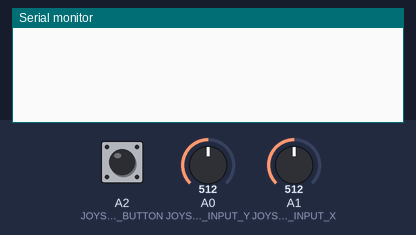
Simulated run of this sketch. Board: Arduino Uno, built with avr-gcc and run on an emulated ATmega328P. Shown: the last lines printed to the serial monitor. The inputs (shaded band) are chosen by the test bench; at power-on: A0 (JOYSTICK_INPUT_Y) = 512, A1 (JOYSTICK_INPUT_X) = 512, A2 (JOYSTICK_INPUT_BUTTON) HIGH.

Above: at 1.2 s.
1.3 s: A0 (JOYSTICK_INPUT_Y) set to 524
At 1.9 s:
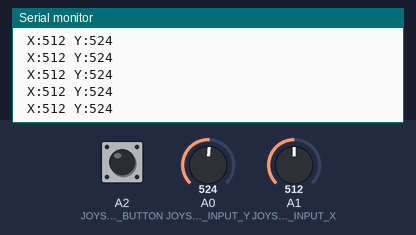
3.2 s: A1 (JOYSTICK_INPUT_X) set to 985
At 4.3 s:
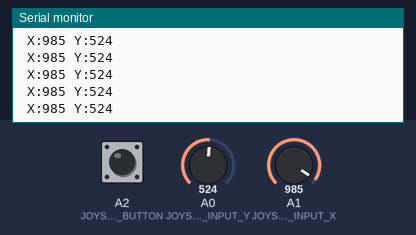
4.7 s: A1 (JOYSTICK_INPUT_X) set to 1016
At 5.7 s:
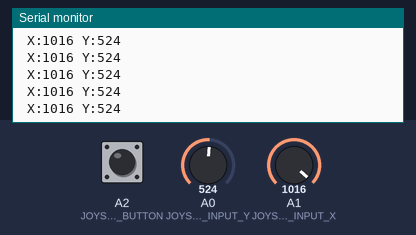
9.3 s: A0 (JOYSTICK_INPUT_Y) set to 106
At 10.2 s:
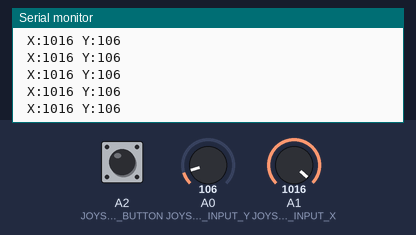
12.3 s: A0 (JOYSTICK_INPUT_Y) set to 91
At 13.4 s:
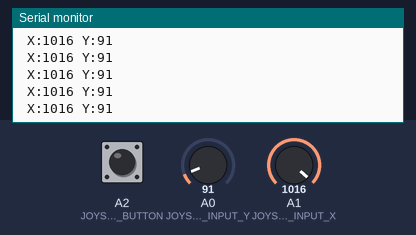
Timing chart, 0 to 14.8 s (numbered marks = the images above; inputs shaded):
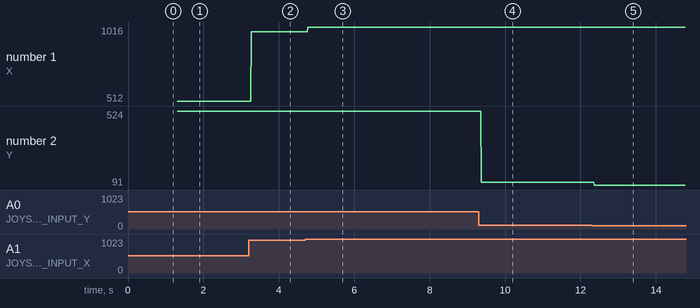

The sketch:

test.ino
```cpp
/* Pins */
#define JOYSTICK_INPUT_X A1
#define JOYSTICK_INPUT_Y A0
#define JOYSTICK_INPUT_BUTTON A2

/* Joystick information */
int JOYSTICK_X = 0 ;
int JOYSTICK_Y = 0 ;
int JOYSTICK_BUTTON = 0 ;
int JOYSTICK_PREVIOUS_X = 0;
int JOYSTICK_PREVIOUS_Y = 0;
int JOYSTICK_DIRECTION_HAS_CHANGED = 1;

void setup()
{
    Serial.begin(9600);

    pinMode(JOYSTICK_INPUT_BUTTON, INPUT_PULLUP);
}

void joystick_get_status(){
    JOYSTICK_X = analogRead(JOYSTICK_INPUT_X);
    JOYSTICK_Y = analogRead(JOYSTICK_INPUT_Y);
    JOYSTICK_BUTTON = digitalRead(A2);

    if(JOYSTICK_DIRECTION_HAS_CHANGED == 1){
        JOYSTICK_PREVIOUS_X = JOYSTICK_X;
        JOYSTICK_PREVIOUS_Y = JOYSTICK_Y;
        JOYSTICK_DIRECTION_HAS_CHANGED = 0;
    }

    if(JOYSTICK_X > JOYSTICK_PREVIOUS_X){
        if (JOYSTICK_X - JOYSTICK_PREVIOUS_X > 5){
            JOYSTICK_DIRECTION_HAS_CHANGED = 1;
        }
    }else{
        if (JOYSTICK_PREVIOUS_X - JOYSTICK_X > 5){
            JOYSTICK_DIRECTION_HAS_CHANGED = 1;
        }
    }

    if(JOYSTICK_Y > JOYSTICK_PREVIOUS_Y){
        if (JOYSTICK_Y - JOYSTICK_PREVIOUS_Y > 5){
            JOYSTICK_DIRECTION_HAS_CHANGED = 1;
        }
    }else{
        if (JOYSTICK_PREVIOUS_Y - JOYSTICK_Y > 5){
            JOYSTICK_DIRECTION_HAS_CHANGED = 1;
        }
    }
}

void loop()
{
    joystick_get_status();

    if(JOYSTICK_DIRECTION_HAS_CHANGED){
        /*Joystick STATUS*/
        Serial.print(" X:");
        Serial.print(JOYSTICK_X, DEC);
        Serial.print(" Y:");
        Serial.print(JOYSTICK_Y, DEC);

        Serial.print("\n");
        JOYSTICK_DIRECTION_HAS_CHANGED = 0;
    }

    if(JOYSTICK_BUTTON == 0){
        Serial.print(" B:");
        Serial.println(JOYSTICK_BUTTON);
        Serial.print("\n");
    }


    delay(10);
}
```

Measured:
- the behaviour switches between 517 and 518 on A0 (JOYSTICK_INPUT_Y) (found by bisection; images 0 and 1)
- after the input at 1.3 s, the serial monitor: prints a new line at once (image 1)
- after the input at 3.2 s, the serial monitor: prints a new line after 0.07 s (image 2)
- after the input at 4.7 s, the serial monitor: prints a new line after 0.07 s (image 3)
- after the input at 9.3 s, the serial monitor: prints a new line after 0.07 s (image 4)
- after the input at 12.3 s, the serial monitor: prints a new line after 0.07 s (image 5)
- plotted number 1: 512 → 985 after the input at 3.2 s, 985 → 1016 after the input at 4.7 s
- plotted number 2: 524 → 106 after the input at 9.3 s, 106 → 91 after the input at 12.3 s
